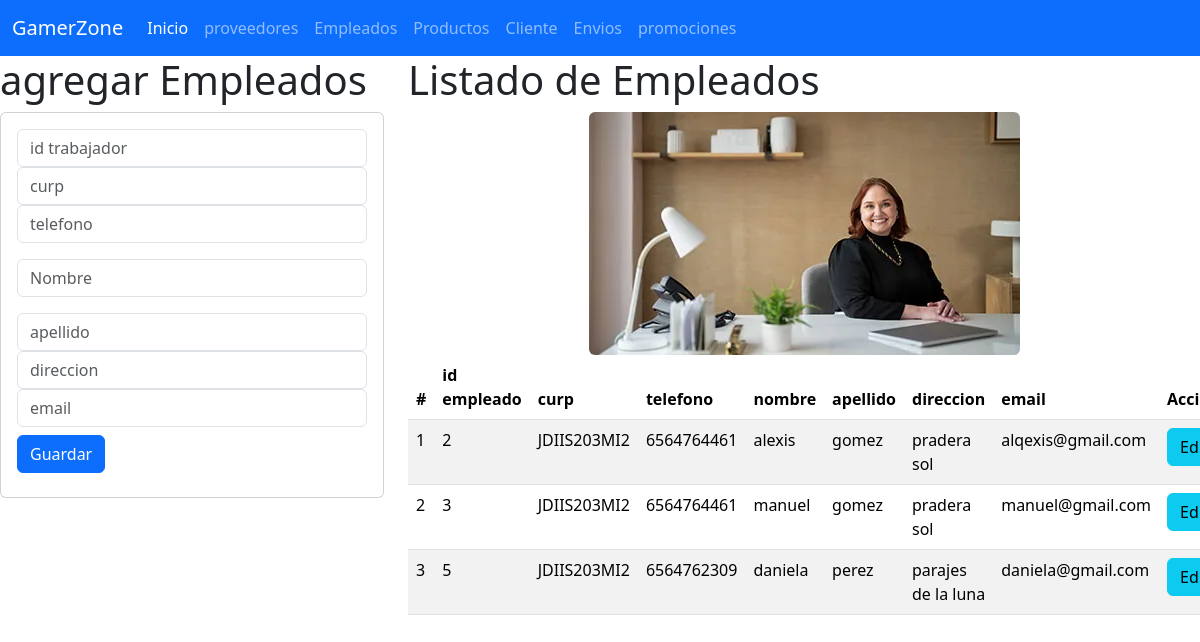
Screenshot of /inicio_vistaEmpleado with the database file from the repository.
### Empleados_app/models.py (models this page shows, shortened)
class Empleado(models.Model):
    id_empleado=models.IntegerField(primary_key=True)
    curp=models.CharField(max_length=100)
    telefono= models.IntegerField()
    nombre=models.CharField(max_length=100)
    apellido=models.CharField(max_length=100)
    direccion=models.CharField(max_length=100)
    email= models.EmailField(max_length=254)

### Empleados_app/views.py (the view)
# urls.py: path("inicio_vistaEmpleado", views.inicio_vistaEmpleado, name="inicio_vistaEmpleado"),
def inicio_vistaEmpleado(request):
    losempleados=Empleado.objects.all()
    return render(request,"gestionarEmpleado.html",{"misempleados":losempleados})

### Empleados_app/templates/gestionarEmpleado.html (shortened to what this page needs)
{% extends "base.html"%}
{% load static %}
{% block cuerpo %}
<div class="row">
<div class="col-sm-12 col-md-4 col-lg-4  col-xl-4">
    <h1>agregar Empleados</h1>
    <div class="card">
      <div class="card-body">
        <form action="/registrarEmpleado/" method="POST"> {% csrf_token %}
          <div class="form-group">
            <input type="text" id="txtid_empleado" name="txtid_empleado" class="form-control" placeholder="id trabajador" minLenght="6" maxLenght="6" required>
          </div>
          <div class="form-group">
            <input type="text" id="txtcurp" name="txtcurp" class="form-control" placeholder="curp" maxLenght="100" required>
          </div>
          <div class="form-group">
            <input type="text" id="numtelefono" name="numtelefono" class="form-control" placeholder="telefono" maxLenght="20" required>
          </div>
          <div class="form-group py-3">
            <input type="text" id="txtnombre" name="txtnombre" class="form-control" placeholder="Nombre" maxLenght="100" required>
          </div>
          <div class="form-group">
            <input type="text" id="txtapellido" name="txtapellido" class="form-control" placeholder="apellido" maxLenght="100" required>
          </div>
          <div class="form-group">
            <input type="text" id="txtdireccion" name="txtdireccion" class="form-control" placeholder="direccion" maxLenght="100" required>
          </div>
          <div class="form-group">
            <input type="text" id="txtemail" name="txtemail" class="form-control" placeholder="email" maxLenght="100" required>
          </div>
          <div class="form-group py-2">
          <button type="submit" class="btn btn-primary">Guardar</button>
          </div>
        </form>
      </div>
    </div>
</div>
<div class="col-sm-12 col-md-4 col-lg-8 col-xl-8">
    <h1>Listado de Empleados</h1>
    <img class="rounded mx-auto d-block" src="{% static "img/empleado.jpg" %}" alt="alexis" />
    <div class="table-responsive">
        <table class="table table-striped">
            <thead>
              <tr>
                <th scope="col">#</th>
                <th scope="col">id empleado</th>
                <th scope="col">curp</th>
                <th scope="col">telefono</th>
                <th scope="col">nombre</th>
                <th scope="col">apellido</th>
                <th scope="col">direccion</th>
                <th scope="col">email</th>
                <th colspan="2">Acciones</th>
              </tr>
            </thead>
            <tbody>
            {% for m in misempleados %}
            <tr>
                <td>{{forloop.counter}}</td>
                <td>{{m.id_empleado}}</td>
                <td>{{m.curp}}</td>
                <td>{{m.telefono}}</td>
                <td>{{m.nombre}}</td>
                <td>{{m.apellido}}</td>
                <td>{{m.direccion}}</td>
                <td>{{m.email}}</td>
                <td><a href="seleccionarEmpleado/{{m.id_empleado}}" class="btn btn-info">Editar</td>
            </tr>
            {% endfor %}
            </tbody>
          </table>
</div>
{% endblock %}

### rows the page displays
Empleado: id_empleado "2", curp "JDIIS203MI2", telefono "6564764461", nombre "alexis", apellido "gomez", direccion "pradera sol", email "alqexis@gmail.com"
Empleado: id_empleado "3", curp "JDIIS203MI2", telefono "6564764461", nombre "manuel", apellido "gomez", direccion "pradera sol", email "manuel@gmail.com"
Empleado: id_empleado "5", curp "JDIIS203MI2", telefono "6564762309", nombre "daniela", apellido "perez", direccion "parajes de la luna", email "daniela@gmail.com"
